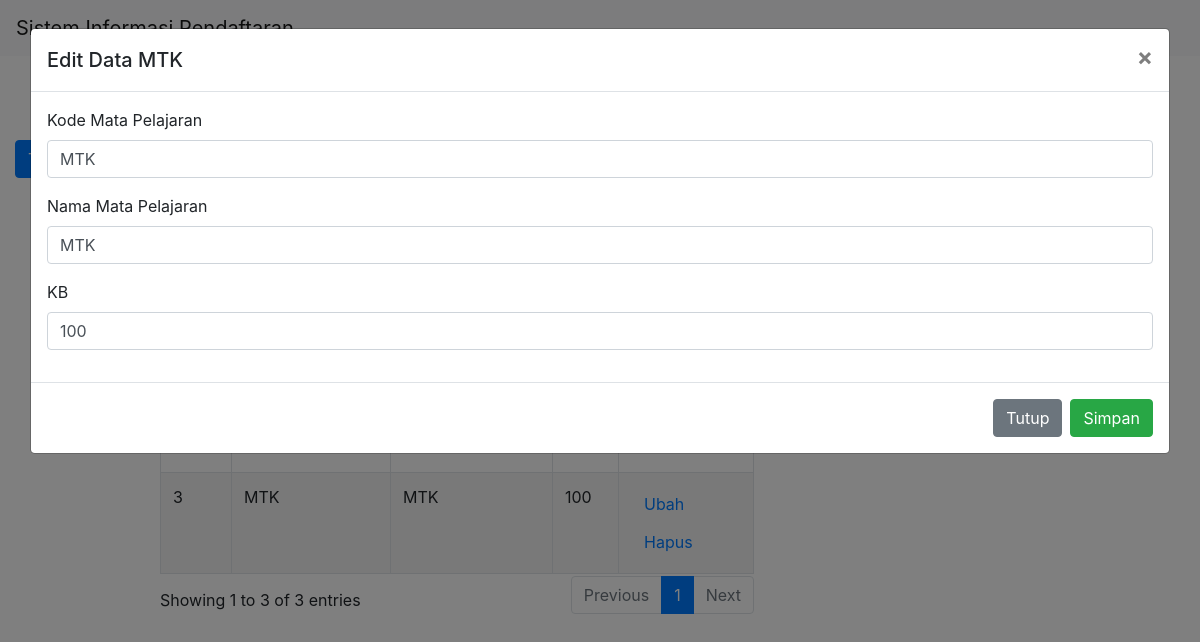
The page /formpendaftaran/?noPendaftaran=MTK on the database its author committed.
### tables this page shows
CREATE TABLE `mata_pelajaran` (
  `kode_matpel` varchar(10) NOT NULL,
  `nama_matpel` varchar(30) DEFAULT NULL,
  `kb` int(11) DEFAULT NULL
);

### application/controllers/FormPendaftaran.php (called while the page is built, shortened)
<?php
class FormPendaftaran extends CI_Controller{
	function __construct(){
		$this->load->model('MFormPendaftaran');
		$this->load->helper('url');
	}
	function index(){
		$data['data'] = $this->MFormPendaftaran->getAll()->result();
		$this->load->view('header');
		$this->load->view('matpel_home', $data);
		$this->load->view('footer');
	}
}

### index.php (called while the page is built, shortened)
<?php
require_once BASEPATH.'core/CodeIgniter.php';

### application/models/MFormPendaftaran.php (called while the page is built, shortened)
<?php
class MFormPendaftaran extends CI_Model{
	function getAll(){
		return $this->db->get('mata_pelajaran');
	}
	public function getSearch($key){
		$this->db->select('*');
		$this->db->from('mata_pelajaran');
		$this->db->where('kode_matpel', $key);
		return $this->db->get()->result();
	}
}

### application/views/matpel_home.php (the view, shortened to what this page needs)
<div class="container-fluid">
	<form target="_blank" method="GET" action="<?php echo base_url(). 'formpendaftaran/report'; ?>">
		<div class="row" style="margin-top: 10px">
			<div class="col-2" style="margin: 0; max-width: 160px;">
				<button type="button" class="btn btn-primary" data-toggle="modal" data-target="#exampleModal">Tambah Data</button>
		</div>
	</form>
	<div class="row" style="margin-top: 10px">
		<div class="col-sm">
			<table id="example" class="table table-striped table-bordered" style="width:100%; margin-top: 10px">
		        <thead>
		            <tr>
						<th>No. </th>
		                <th>Kode Mata Pelajaran</th>
		                <th>Nama Mata Pelajaran</th>
		                <th>KB</th>
		            </tr>
		        </thead>
		        <tbody>
		        	<?php
						$no = 1;
						foreach($data as $u){
					?>
			            <tr>
			                <td><?=$no++?></td>
			                <td><?=$u->kode_matpel?></td>
			                <td><?=$u->nama_matpel?></td>
			                <td><?=$u->kb?></td>
			                <td>
			                	<a href="<?php echo base_url(). 'formpendaftaran/?noPendaftaran='.$u->kode_matpel; ?>" class="btn btn-link">Ubah</a>
			                	<button onclick="confirmDelete('<?=$u->kode_matpel?>')" class="btn btn-link" data-toggle="modal" data-target="#staticBackdrop">Hapus</button>
			                </td>
			            </tr>
		            <?php
						}
					?>
		        </tbody>
		    </table>
		</div>
	</div>
	<?php
		$titleModal = "Tambah Data";
		if($this->input->get('noPendaftaran') != ""){
			$titleModal = "Edit Data ".$this->input->get('noPendaftaran');
			$data = $this->MFormPendaftaran->getSearch($this->input->get('noPendaftaran'));
		}else{
			$data[0]->kode_matpel = "";
			$data[0]->nama_matpel = "";
			$data[0]->kb = "";
		}
	?>
	<form action="<?php echo base_url(). 'formpendaftaran/save'; ?>" method="post">
		<div class="modal fade" id="exampleModal" tabindex="-1" aria-labelledby="exampleModalLabel" aria-hidden="true">
		  <div class="modal-dialog modal-dialog-scrollable modal-xl">
		    <div class="modal-content">
		      <div class="modal-header">
		        <h5 class="modal-title" id="exampleModalLabel"><?=$titleModal?></h5>
		        <button type="button" class="close" data-dismiss="modal" aria-label="Close">
		          <span aria-hidden="true">&times;</span>
		        </button>
		      </div>
		      <div class="modal-body">
		      		<div class="row">
		      			<div class="col-sm">
			      			<div class="form-group">
							    <label for="kode_matpel">Kode Mata Pelajaran</label>
							    <input type="text" class="form-control" id="kode_matpel" name="kode_matpel" value="<?=$data[0]->kode_matpel?>">
							</div>
							<div class="form-group">
							    <label for="nama_matpel">Nama Mata Pelajaran</label>
							    <input type="text" class="form-control" id="nama_matpel" name="nama_matpel" value="<?=$data[0]->nama_matpel?>">
							</div>
							<div class="form-group">
							    <label for="kb">KB</label>
							    <input type="text" class="form-control" id="kb" name="kb" value="<?=$data[0]->kb?>">
							</div>
		      			</div>
		      		</div>
			  </div>
		      <div class="modal-footer">
		        <button type="button" class="btn btn-secondary" data-dismiss="modal">Tutup</button>
		        <button type="submit" class="btn btn-success">Simpan</button>
		      </div>
		    </div>
		  </div>
		</div>
	</form>
</div>

### rows shown on the page
mata_pelajaran: kode_matpel "MTK", nama_matpel "MTK", kb "100"

### other values the page prints
$titleModal "Edit Data MTK"
